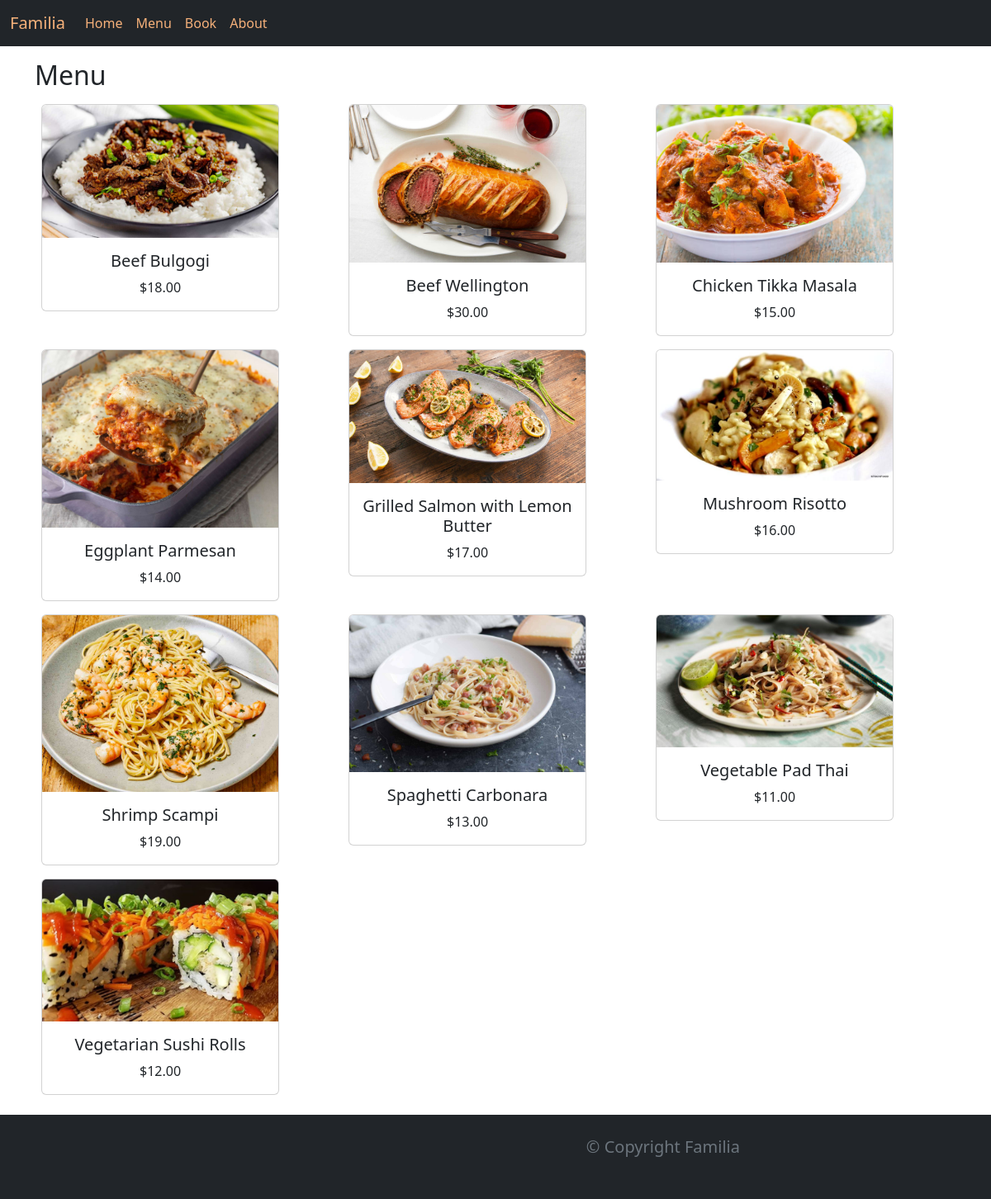
The app's page /menu/ with its own data.
### Restaurant/models.py (models this page shows, shortened)
class Menu(models.Model):
    name = models.CharField(max_length=200)
    price = models.IntegerField()
    desc=models.TextField(max_length=1000)

### Restaurant/views.py (the view)
# urls.py: path("menu/",views.menu,name="menu"),
def menu(request):
    items=Menu.objects.all().order_by('name')
    return render(request,"menu.html",{"menu":items})

### Restaurant/templates/menu.html
{% extends 'base.html' %} {% load static %}{% block title %} Menu {% endblock %} {% block content %}
<h2>Menu</h2>
<div class="container text-center">
  <div class="row row-cols-3">
    {% for item in menu %}
    <div class="col p-2">
      <a
        href="{% url 'menu_item' pk=item.pk %}"
        style="text-decoration: none; color: black"
      >
        <div class="card" style="width: 18rem">
          <img
            src="{% static 'img/menu/' %}{{item.name}}.jpg"
            class="card-img-top"
            alt="{{item.name}}"
          />
          <div class="card-body">
            <h5 class="card-title">{{item.name}}</h5>
            <p class="card-text">${{item.price}}.00</p>
          </div>
        </div>
      </a>
    </div>
    {% endfor %}
  </div>
</div>
{% endblock %}

### Restaurant/templates/base.html (shortened to what this page needs)
{% load static %}
<!DOCTYPE html>
<html lang="en">
  <head>
    <link
      href="https://cdn.jsdelivr.net/npm/bootstrap@5.3.2/dist/css/bootstrap.min.css"
      rel="stylesheet"
    />
    <link rel="stylesheet" href="{% static 'css/index.css' %}" />
  </head>
  <body>
    {% include 'partials/_header.html' %}
    <main class="container pt-3" style="min-height: 80vh">
      {% block content %} {% endblock %}
    </main>
    {% include 'partials/_footer.html' %}
  </body>
</html>

### Restaurant/templates/partials/_header.html (shortened to what this page needs)
{% load static %}
<nav class="navbar navbar-expand-lg bg-dark " >
  <div class="container-fluid bg-dark" >
    <a class="navbar-brand" href="{% url 'home' %}" style="color:#f6b17a;">Familia</a>
    <div class="collapse navbar-collapse" id="navbarSupportedContent">
      <ul class="navbar-nav me-auto mb-2 mb-lg-0">
        <li class="nav-item" >
          <a class="nav-link" href="{% url 'home' %}" ">Home</a>
        </li>
        <li class="nav-item">
          <a class="nav-link" href="{% url 'menu' %}">Menu</a>
        </li>
        <li class="nav-item">
            <a class="nav-link" href="{% url 'book' %}">Book</a>
          </li>
          <li class="nav-item">
            <a class="nav-link" href="{% url 'about' %}">About</a>
          </li>
    </div>
  </div>
</nav>

### Restaurant/templates/partials/_footer.html (shortened to what this page needs)
{% load static %}
<div class="bg-dark text-secondary px-2 py-3 text-end mt-3">
  <div class="py-2">
    <div class="col-lg-6 mx-auto">
      <p class="fs-5 mb-4">
        &copy; Copyright Familia
      </p>
      </div>
    </div>
  </div>

### Restaurant/static/css/index.css (style rules this page uses)
.nav-link { color: #f6b17a; }

### records on screen
Menu: name (picture), name "Beef Bulgogi", price "18"
Menu: name (picture), name "Beef Wellington", price "30"
Menu: name (picture), name "Chicken Tikka Masala", price "15"
Menu: name (picture), name "Eggplant Parmesan", price "14"
Menu: name (picture), name "Grilled Salmon with Lemon Butter", price "17"
Menu: name (picture), name "Mushroom Risotto", price "16"
Menu: name (picture), name "Shrimp Scampi", price "19"
Menu: name (picture), name "Spaghetti Carbonara", price "13"
Menu: name (picture), name "Vegetable Pad Thai", price "11"
Menu: name (picture), name "Vegetarian Sushi Rolls", price "12"
